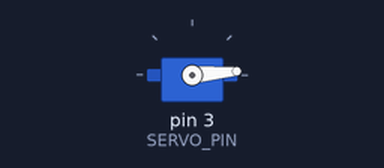
The sketch below on a simulated Arduino Uno, built with avr-gcc and run on an emulated ATmega328P. Parts: servo.

Above: at 0.1 s.
At 3.1 s:
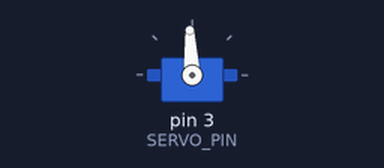
At 6.1 s:
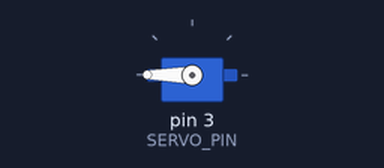
Timing chart, 0 to 7.6 s (numbered marks = the images above):
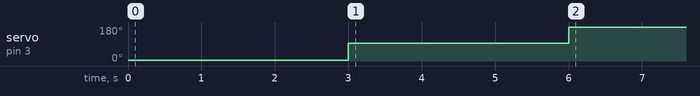

Measured:
- by itself, servo on pin 3 (SERVO_PIN): 5° → 93° at 3.0 s, → 180° 3.0 s later

The sketch:

B-servoMicroseconds.ino
```cpp
/***********************************************************************************
 *   ___________
 *  |     __    |           RG 101 - Servo
 *  |   /    \  |                Set Servo Microseconds
 *  |  |      | |
 *  |   \ __ /  |
 *  |           |
 *  |           |
 *  |___________|
 *
 *  This code will set the positions on a servo using servo.writeMicroseconds()
 *
 *  Digital 3 - RobotGeek Servo
 *
 *
 * For a more in depth explanation of wiring,  this code and more information on using
 * Digital outputs and Arduino check out our Servo Tutorial
 * http://learn.robotgeek.com/robotgeek-101-1/233-servo-primer.html
 *
 * Important Functions
 *  servo.attach()
 *  servo.write()
 *****************************************************************************************/
#include <Servo.h>

const int SERVO_PIN = 3;      //pin number for the led pin - this is 'const' since it will not change during code, and saves Arduino memory

Servo servo1;

//setup runs once when the Geekduino/Arduino is turned on
void setup()
{
  servo1.attach(SERVO_PIN); //attach the servo on pin SERVO_PIN

  servo1.writeMicroseconds(600);  //send the servo to '0' degrees
  delay(3000);      //wait for the servo to move before moving again

  servo1.writeMicroseconds(1500);  //send the servo to '90' degrees
  delay(3000);       //wait for the servo to move before moving again

  servo1.writeMicroseconds(2400);  //send the servo to '180' degrees

} //setup() is done, go to loop()

//loop runs forever once setup is complete
void loop()
{

}//go back to the first line in loop()
```
